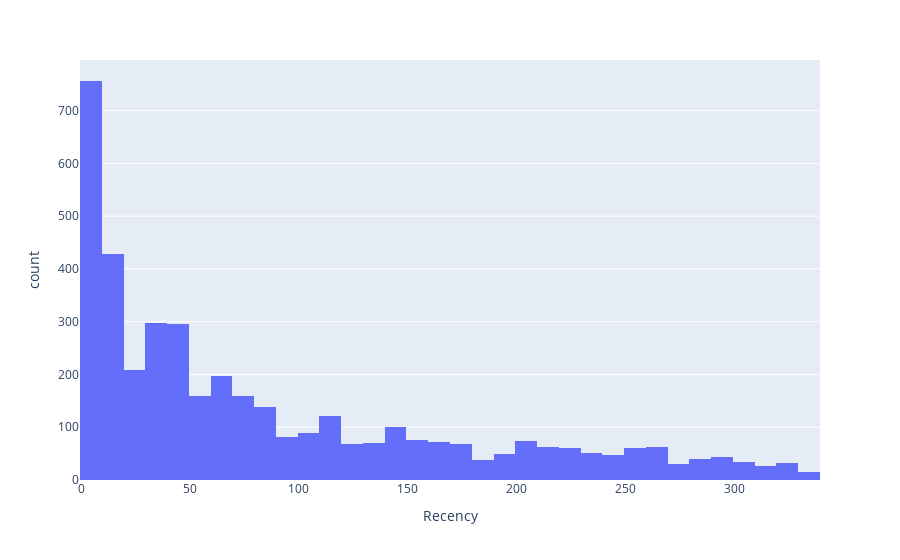

Notebook source saved alongside this figure:
### Code cell
px.histogram(data_frame=invoices_by_user, x='Recency')

### Figure 1 — Plotly figure (JSON) as saved in the notebook; plotly's stock layout.template omitted (floating-point values rounded to 4 significant figures; data arrays with more than 128 entries replaced by an {"elided": "..."} marker saying what was removed)
{"data": [{"alignmentgroup": "True", "bingroup": "x", "hovertemplate": "Recency=%{x}<br>count=%{y}<extra></extra>", "legendgroup": "", "marker": {"color": "#636efa", "pattern": {"shape": ""}}, "name": "", "offsetgroup": "", "orientation": "v", "showlegend": false, "type": "histogram", "x": {"elided": "4120 int values"}, "xaxis": "x", "yaxis": "y"}], "layout": {"barmode": "relative", "legend": {"tracegroupgap": 0}, "margin": {"t": 60}, "xaxis": {"anchor": "y", "domain": [0, 1], "title": {"text": "Recency"}}, "yaxis": {"anchor": "x", "domain": [0, 1], "title": {"text": "count"}}}}
